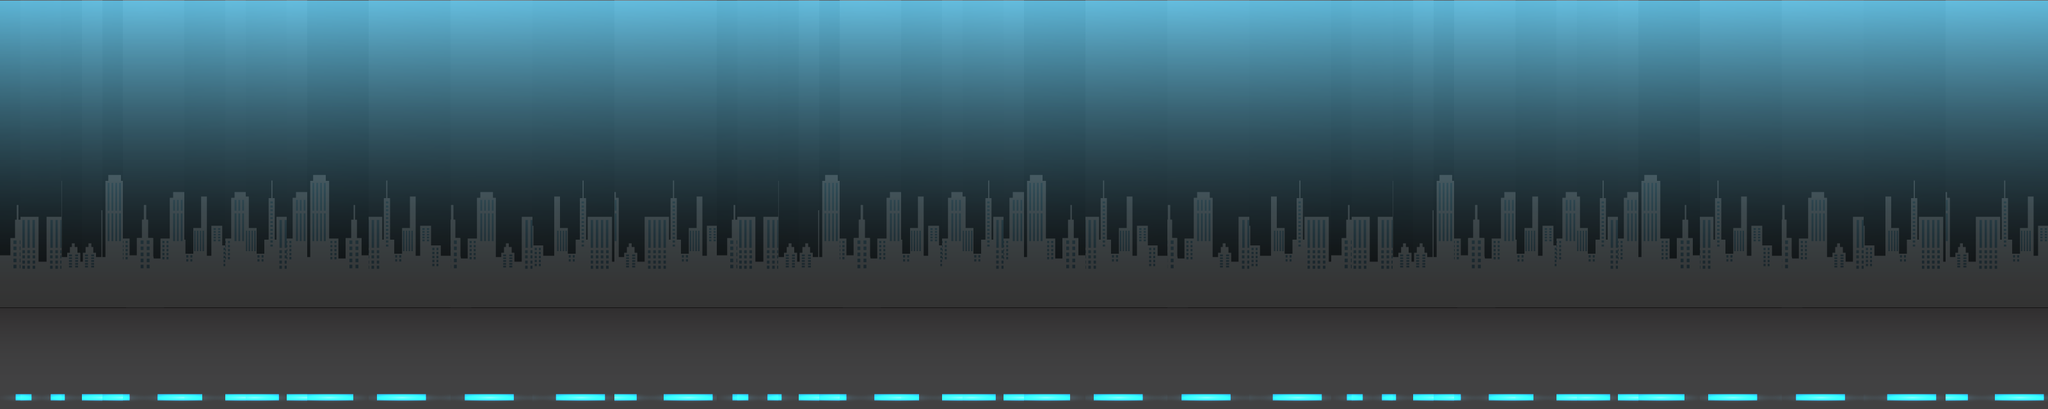

This game map was drawn from its Tiled (.tmx) file and the tilesets committed beside it. A one-line description and the trimmed map source follow:
An orthogonal 100x20 tile map with 32x32 px tiles, 1 tile layer (background), 1 hidden layer not drawn and 22 objects.

<map version="1.0" orientation="orthogonal" renderorder="left-down" width="100" height="20" tilewidth="32" tileheight="32">
 <tileset firstgid="1" name="cityBackground" tilewidth="32" tileheight="32">
  <image source="cityBackground.png" width="960" height="640" />
 </tileset>
 <layer name="background" width="100" height="20">
  <data>[2000 cells, 2000 non-empty, 460 distinct tile ids]</data>
 </layer>
 <layer name="layer" width="100" height="20" visible="0">
  <data>[2000 cells, 0 non-empty, 0 distinct tile ids]</data>
 </layer>
 <objectgroup name="backgroundObject">
  <object x="438" y="302" width="202" height="180" />
 </objectgroup>
 <objectgroup name="object">
  <object x="661" y="386" width="56" height="44" />
  <object x="660" y="436" width="56" height="44" />
  <object x="1435.7" y="50.9697" width="56" height="44" />
  <object x="1435.7" y="0.969697" width="56" height="44" />
  <object x="292" y="250" width="56" height="44" />
  <object x="546" y="244" width="56" height="44" />
  <object x="486" y="244" width="56" height="44" />
  <object x="114" y="250" width="56" height="44" />
  <object x="606" y="242" width="56" height="44" />
  <object x="232" y="250" width="56" height="44" />
  <object x="174" y="250" width="56" height="44" />
  <object x="1437.7" y="96.9697" width="56" height="44" />
  <object x="1867.97" y="354.242" width="56" height="44" />
  <object x="1867.97" y="404.242" width="56" height="44" />
  <object x="1869.97" y="450.242" width="56" height="44" />
  <object x="2467.97" y="326.97" width="56" height="44" />
  <object x="2467.97" y="376.97" width="56" height="44" />
  <object x="2469.97" y="422.97" width="56" height="44" />
  <object x="2928.58" y="375.455" width="56" height="44" />
  <object x="2928.58" y="425.455" width="56" height="44" />
  <object x="2930.58" y="471.455" width="56" height="44" />
 </objectgroup>
</map>
